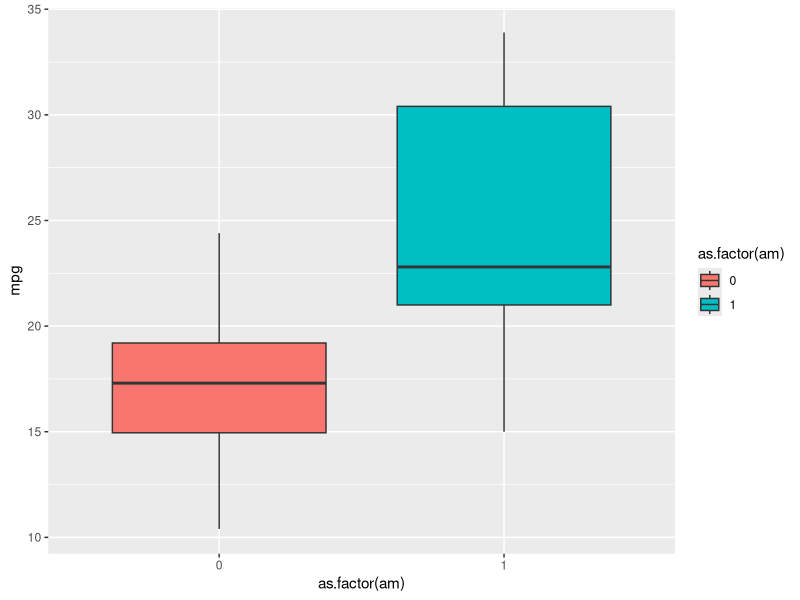
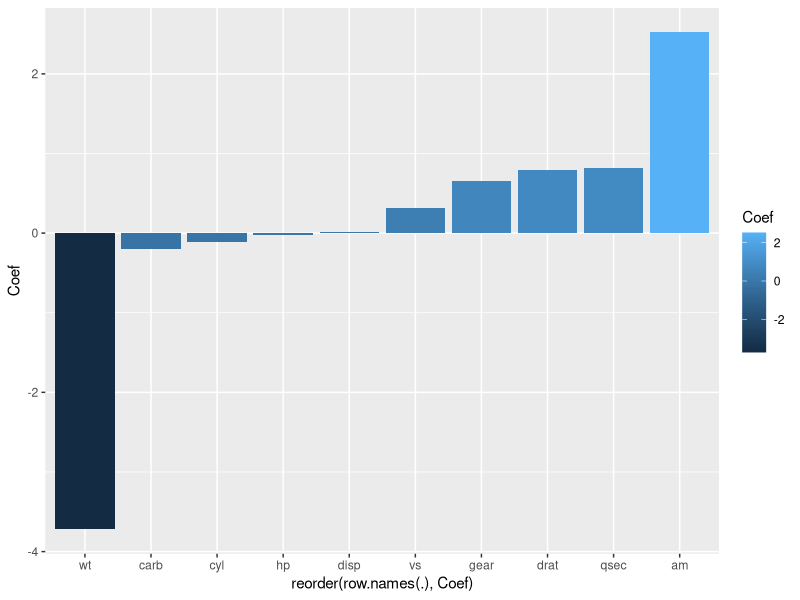

Write the R code that produced these figures, in order.
## ---- chunk 1
knitr::opts_chunk$set(echo = TRUE, fig.width = 8, fig.height = 4)
library(tidyverse)
## ---- chunk 2
g <- ggplot(mtcars, aes(x = as.factor(am), y = mpg, fill = as.factor(am)))
g + geom_boxplot()
## ---- chunk 3
fit <- lm(mpg ~ ., mtcars)
summary(fit)

## ---- chunk 4
# Create data frame of regression coefficients 
dat <- data.frame(coef(fit))
names(dat) <- c("Coef")

#Remove intercept term
dat2 <- tail(dat, -1)

# Plot 
dat2 %>%
  ggplot(aes(x = reorder(row.names(.), Coef), y = Coef, fill = Coef)) +
  geom_bar(stat = "identity")


